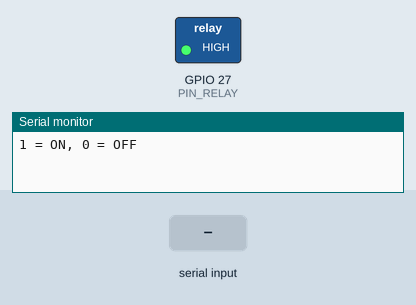
The sketch below on a simulated ESP32. Shown: switched loads named in the sketch (green lamp = pin HIGH), the last lines printed to the serial monitor. The test bench sets the inputs (shaded band).

Above: at 1.2 s.
1.3 s: "1" received over Serial
At 2.5 s:
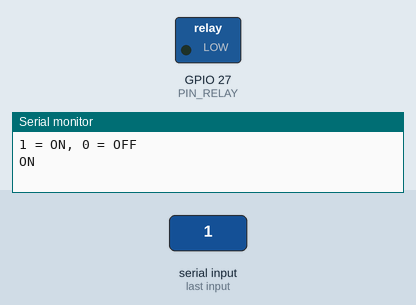
2.8 s: "0" received over Serial
At 3.7 s:
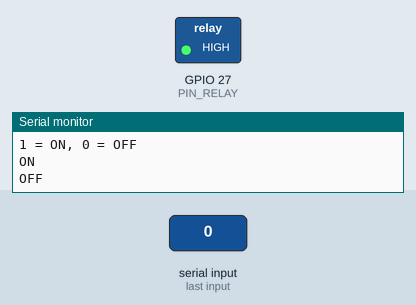
Timing chart, 0 to 5.8 s (numbered marks = the images above; inputs shaded):
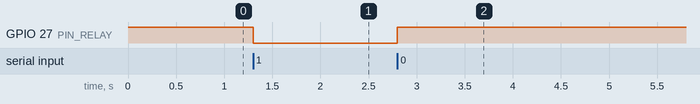

Measured:
- after the input at 1.3 s, GPIO 27 (PIN_RELAY): HIGH → LOW at once
- after the input at 2.8 s, GPIO 27 (PIN_RELAY): LOW → HIGH at once

The sketch:

relay_basic.ino
```cpp
const int PIN_RELAY = 27;
const bool ACTIVE_LOW = true;               // 모듈에 따라 LOW 에서 켜진다

void relay_set(bool on) {
    digitalWrite(PIN_RELAY, ACTIVE_LOW ? !on : on);
}

void setup() {
    Serial.begin(115200);
    pinMode(PIN_RELAY, OUTPUT);
    relay_set(false);
    Serial.println("1 = ON, 0 = OFF");
}

void loop() {
    if (Serial.available()) {
        char c = Serial.read();
        if (c == '1') { relay_set(true);  Serial.println("ON");  }
        if (c == '0') { relay_set(false); Serial.println("OFF"); }
    }
}
// → 1 을 보내면 딸깍 소리와 함께 모듈 LED 가 켜진다
```
